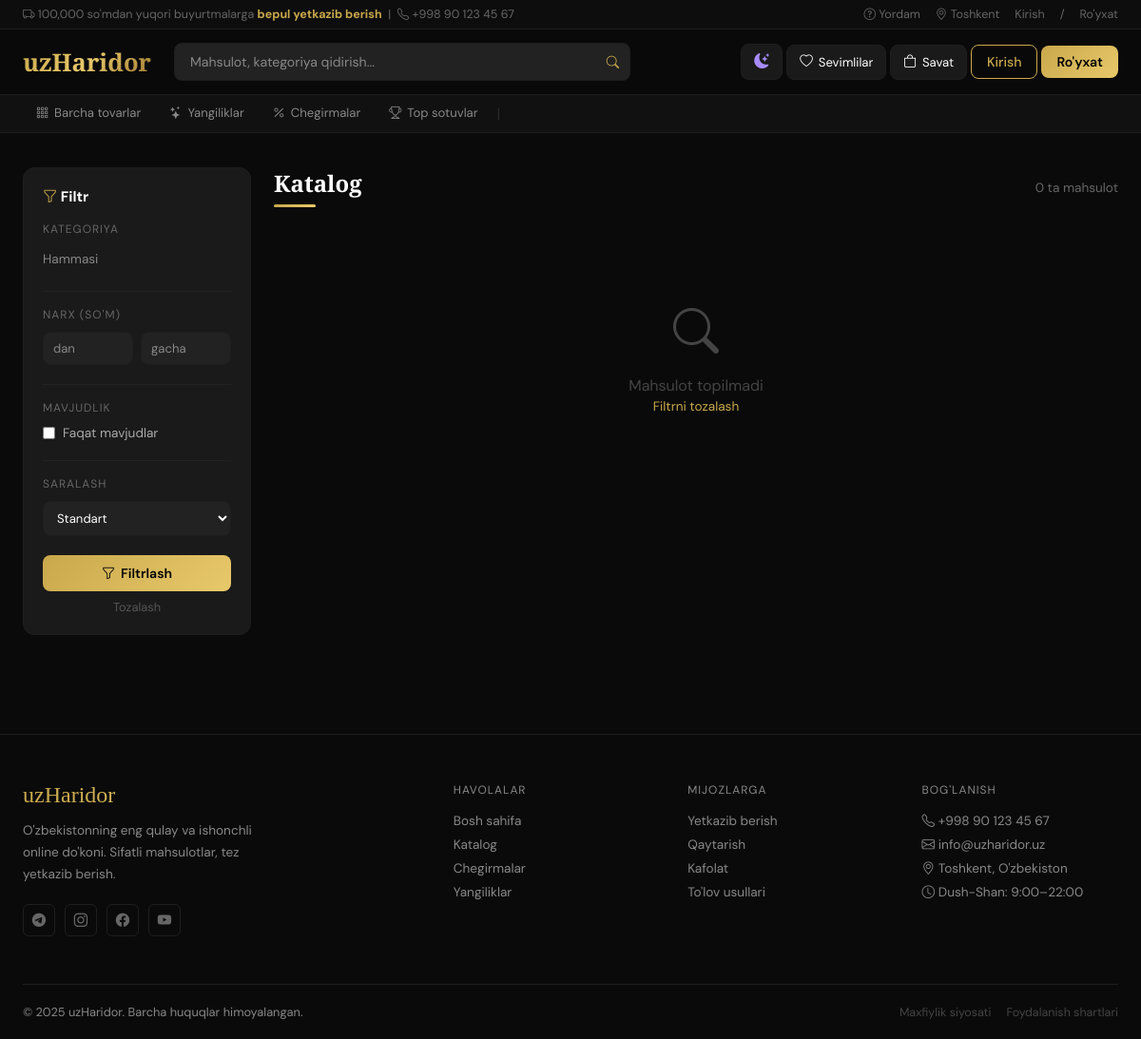
The app's page /catalog?category_id=4, older data.
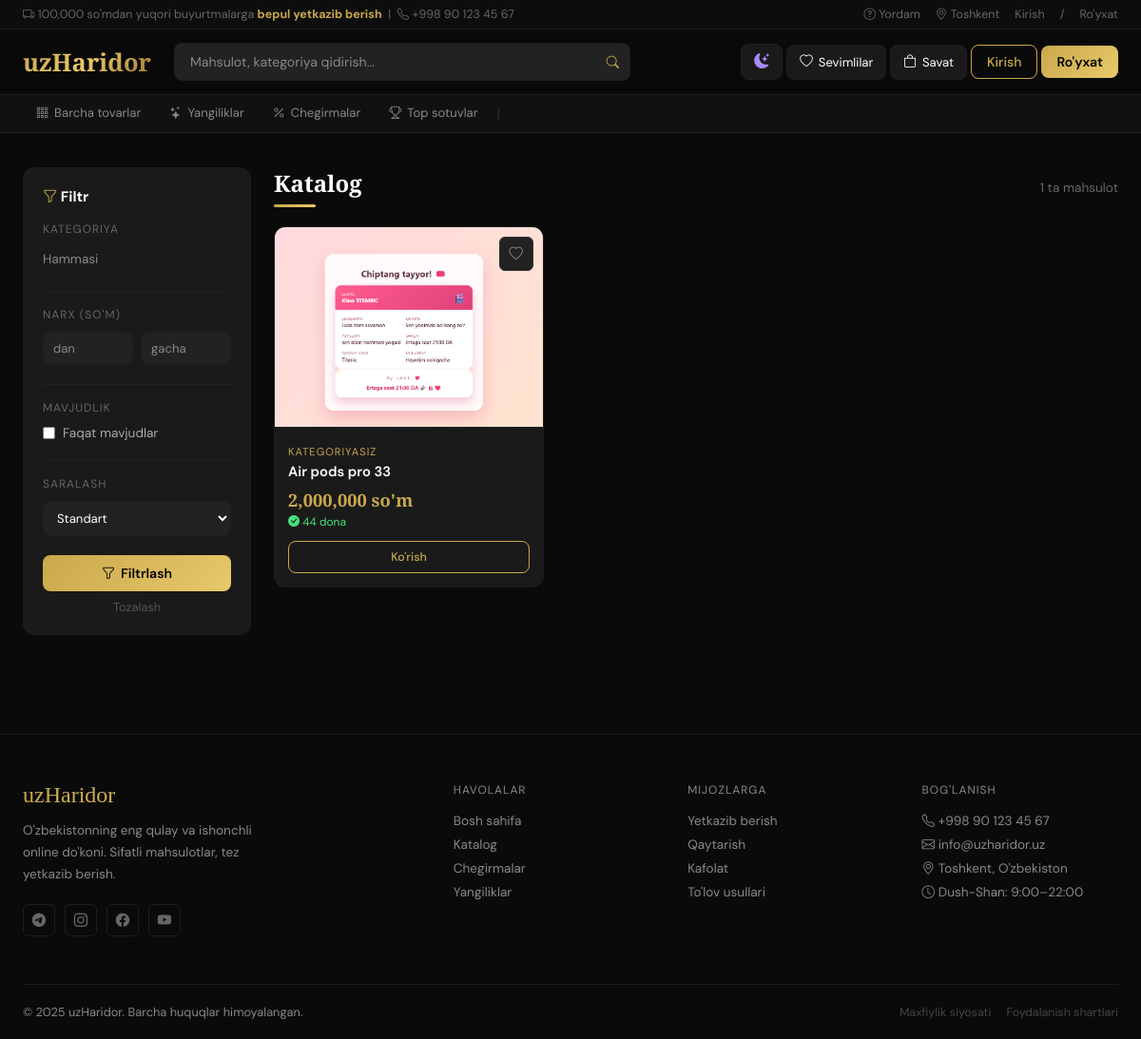
The same page, newer data.
### models.py (models this page shows)
class Product(Base):
    __tablename__ = "products"
    id = Column(Integer, primary_key=True)
    name = Column(String(200), nullable=False)
    description = Column(String(1000))
    price = Column(Float, nullable=False)
    stock = Column(Integer, default=0)
    image = Column(String(255))
    created_at = Column(DateTime, default=datetime.utcnow)
    category_id = Column(Integer, ForeignKey("categories.id"))
    category = relationship("Category", back_populates="products")

### main.py (the view)
@app.route("/catalog")
def catalog():
    db = get_db()
    from models import Product
    from sqlalchemy.orm import joinedload
    category_id = request.args.get("category_id")
    search      = request.args.get("q")
    min_price   = request.args.get("min_price")
    max_price   = request.args.get("max_price")
    in_stock    = request.args.get("in_stock")
    sort        = request.args.get("sort")
    query = db.query(Product).options(joinedload(Product.category))
    if category_id:
        query = query.filter(Product.category_id == int(category_id))
    if search:
        query = query.filter(Product.name.ilike(f"%{search}%"))
    if min_price:
        query = query.filter(Product.price >= float(min_price))
    if max_price:
        query = query.filter(Product.price <= float(max_price))
    if in_stock:
        query = query.filter(Product.stock > 0)
    if sort == "price_asc":
        query = query.order_by(Product.price.asc())
    elif sort == "price_desc":
        query = query.order_by(Product.price.desc())
    elif sort == "new":
        query = query.order_by(Product.created_at.desc())
    products   = query.all()
    categories = get_all_categories(db)
    result = render_template("catalog.html", products=products, categories=categories)
    db.close()
    return result

### main.py (called while the page is built)
def get_db():
    return SessionLocal()

### services/product_service.py (called while the page is built)
def get_all_categories(db):
    return db.query(Category).all()

### templates/catalog.html (shortened to what this page needs)
{% extends "base.html" %}
{% block content %}
<div style="display:grid; grid-template-columns:240px 1fr; gap:24px; padding:24px 0;">
    <div>
        <div style="background:var(--dark2); border:1px solid #1e1e1e; border-radius:12px; padding:20px; position:sticky; top:90px;">
            <div style="font-weight:700; color:#fff; margin-bottom:16px; font-size:0.95rem;"><i class="bi bi-funnel" style="color:var(--gold);"></i> Filtr</div>
            <form action="/catalog" method="get">
                <div style="margin-bottom:20px;">
                    <div style="font-size:0.75rem; color:#666; text-transform:uppercase; letter-spacing:1px; margin-bottom:10px;">Kategoriya</div>
                    <a href="/catalog" style="display:block; font-size:0.85rem; color:{% if not request.args.get('category_id') %}var(--gold){% else %}#888{% endif %}; text-decoration:none; padding:5px 0;">Hammasi</a>
                </div>
                <div style="margin-bottom:20px; border-top:1px solid #222; padding-top:16px;">
                    <div style="font-size:0.75rem; color:#666; text-transform:uppercase; letter-spacing:1px; margin-bottom:10px;">Narx (so'm)</div>
                    <div style="display:grid; grid-template-columns:1fr 1fr; gap:8px;">
                        <input type="number" name="min_price" placeholder="dan" value="{{ request.args.get('min_price','') }}" class="form-input" style="margin:0; padding:8px 10px; font-size:0.82rem;">
                        <input type="number" name="max_price" placeholder="gacha" value="{{ request.args.get('max_price','') }}" class="form-input" style="margin:0; padding:8px 10px; font-size:0.82rem;">
                    </div>
                </div>
                <div style="margin-bottom:20px; border-top:1px solid #222; padding-top:16px;">
                    <div style="font-size:0.75rem; color:#666; text-transform:uppercase; letter-spacing:1px; margin-bottom:10px;">Mavjudlik</div>
                    <label style="display:flex; align-items:center; gap:8px; cursor:pointer;">
                        <input type="checkbox" name="in_stock" value="1" {% if request.args.get('in_stock') %}checked{% endif %} style="accent-color:var(--gold);">
                        <span style="font-size:0.85rem; color:#aaa;">Faqat mavjudlar</span>
                    </label>
                </div>
                <div style="margin-bottom:20px; border-top:1px solid #222; padding-top:16px;">
                    <div style="font-size:0.75rem; color:#666; text-transform:uppercase; letter-spacing:1px; margin-bottom:10px;">Saralash</div>
                    <select name="sort" class="form-input" style="margin:0; padding:8px 10px; font-size:0.82rem;">
                        <option value="">Standart</option>
                    </select>
                </div>
                <button class="btn-gold" style="width:100%; justify-content:center; padding:10px;" type="submit">
                    <i class="bi bi-funnel"></i> Filtrlash
                </button>
                <a href="/catalog" style="display:block; text-align:center; color:#555; font-size:0.8rem; text-decoration:none; margin-top:8px;">Tozalash</a>
            </form>
        </div>
    </div>
    <div>
        <div style="display:flex; justify-content:space-between; align-items:center; margin-bottom:20px;">
            <div>
                <div class="section-title">Katalog</div>
                <div class="gold-line" style="margin-bottom:0;"></div>
            </div>
            <div style="color:#666; font-size:0.85rem;">{{ products|length }} ta mahsulot</div>
        </div>
        <div class="products-grid">
            {% for product in products %}
            <div class="product-card">
                <div style="position:relative;">
                    {% if product.image %}
                        <img src="/static/uploads/products/{{ product.image }}" class="product-img" alt="{{ product.name }}">
                    {% else %}
                        <div class="product-img-ph"><i class="bi bi-image"></i></div>
                    {% endif %}
                  <a href="/wishlist/toggle/{{ product.id }}" class="wishlist-btn" style="position:absolute; top:10px; right:10px;">
    <i class="bi bi-heart{% if product.id in session.get('wishlist', []) %}-fill{% endif %}"></i>
</a>
                </div>
                <div class="product-body">
                    <div class="product-cat">{{ product.category.name if product.category else 'Kategoriyasiz' }}</div>
                    <div class="product-name">{{ product.name }}</div>
                    <div class="product-price">{{ "{:,.0f}".format(product.price) }} so'm</div>
                    <div style="font-size:0.75rem; color:{% if product.stock > 0 %}#4ade80{% else %}#f87171{% endif %}; margin-bottom:12px;">
                        {% if product.stock > 0 %}<i class="bi bi-check-circle-fill"></i> {{ product.stock }} dona{% else %}<i class="bi bi-x-circle-fill"></i> Tugagan{% endif %}
                    </div>
                    <div class="product-actions">
                        <a href="/product/{{ product.id }}" class="btn-outline-gold" style="flex:1; justify-content:center; font-size:0.78rem; padding:8px;">Ko'rish</a>
                    </div>
                </div>
            </div>
            {% else %}
            <div style="grid-column:1/-1; text-align:center; padding:80px 0; color:#444;">
                <i class="bi bi-search" style="font-size:3rem; display:block; margin-bottom:14px;"></i>
                <p>Mahsulot topilmadi</p>
                <a href="/catalog" style="color:var(--gold); text-decoration:none; font-size:0.85rem;">Filtrni tozalash</a>
            </div>
            {% endfor %}
        </div>
    </div>
</div>
{% endblock %}

### templates/base.html (shortened to what this page needs)
<!DOCTYPE html>
<html lang="uz">
<head>
    <link href="https://cdn.jsdelivr.net/npm/bootstrap-icons@1.11.0/font/bootstrap-icons.css" rel="stylesheet">
</head>
<body>
<div class="topbar">
    <div class="topbar-inner">
        <div>
            <i class="bi bi-truck"></i> 100,000 so'mdan yuqori buyurtmalarga <strong style="color:var(--gold);">bepul yetkazib berish</strong>
            &nbsp;|&nbsp;
            <i class="bi bi-telephone"></i> <a href="tel:+998901234567">+998 90 123 45 67</a>
        </div>
        <div class="topbar-right" style="display:flex; gap:16px;">
            <a href="/"><i class="bi bi-question-circle"></i> Yordam</a>
            <a href="/"><i class="bi bi-geo-alt"></i> Toshkent</a>
            {% if session.user_id %}
                <a href="/profile" style="color:#aaa; text-decoration:none;"><i class="bi bi-person"></i> {{ session.fullname }}</a>
            {% else %}
                <a href="/login">Kirish</a> / <a href="/register">Ro'yxat</a>
            {% endif %}
        </div>
    </div>
</div>
<nav class="navbar">
    <div class="nav-inner">
        <a href="/" class="brand">uzHaridor</a>
        <form class="nav-search" action="/" method="get">
            <input type="text" name="q" placeholder="Mahsulot, kategoriya qidirish..." value="{{ request.args.get('q','') }}">
            <button type="submit"><i class="bi bi-search"></i></button>
        </form>
        <div class="nav-links">
            <button onclick="toggleTheme()" id="themeBtn" title="Yorug'/Tungi rejim"
                style="background:var(--bg2); border:1px solid var(--border); border-radius:8px; padding:9px 13px; color:var(--text); cursor:pointer; font-size:1rem; display:flex; align-items:center; gap:6px; transition:all 0.2s;">
                <i class="bi bi-moon-stars-fill" id="themeIcon"></i>
            </button>
            <a href="/wishlist" class="nav-icon-btn"><i class="bi bi-heart"></i> <span style="font-size:0.82rem;">Sevimlilar</span></a>
            <a href="/cart" class="nav-icon-btn">
                <i class="bi bi-bag"></i> <span style="font-size:0.82rem;">Savat</span>
            </a>
            {% if session.user_id %}
                <a href="/orders" class="nav-link"><i class="bi bi-receipt"></i> Buyurtmalar</a>
                {% if session.is_admin %}<a href="/admin" class="nav-link" style="color:var(--gold);"><i class="bi bi-shield-check"></i> Admin</a>{% endif %}
                <a href="/logout" class="nav-link">Chiqish</a>
            {% else %}
                <a href="/login" class="btn-outline-gold" style="padding:8px 16px;">Kirish</a>
                <a href="/register" class="btn-gold" style="padding:8px 16px;">Ro'yxat</a>
            {% endif %}
        </div>
    </div>
</nav>
<div class="cat-nav">
    <div class="cat-nav-inner">
        <a href="/" class="cat-nav-link {% if not request.args.get('category_id') and request.path=='/' %}active{% endif %}">
            <i class="bi bi-grid-3x3-gap"></i> Barcha tovarlar
        </a>
        <a href="/?sort=new" class="cat-nav-link"><i class="bi bi-stars"></i> Yangiliklar</a>
        <a href="/?sort=sale" class="cat-nav-link"><i class="bi bi-percent"></i> Chegirmalar</a>
        <a href="/?sort=top" class="cat-nav-link"><i class="bi bi-trophy"></i> Top sotuvlar</a>
        <span style="color:#2a2a2a; padding:0 4px;">|</span>
    </div>
</div>
<div class="container">
    <div class="alerts">
    </div>
    {% block content %}{% endblock %}
</div>
<footer>
    <div class="container">
        <div class="footer-top">
            <div>
                <div class="footer-brand">uzHaridor</div>
                <p class="footer-desc">O'zbekistonning eng qulay va ishonchli online do'koni. Sifatli mahsulotlar, tez yetkazib berish.</p>
                <div class="social-links" style="margin-top:20px;">
                    <a href="#" class="social-link"><i class="bi bi-telegram"></i></a>
                    <a href="#" class="social-link"><i class="bi bi-instagram"></i></a>
                    <a href="#" class="social-link"><i class="bi bi-facebook"></i></a>
                    <a href="#" class="social-link"><i class="bi bi-youtube"></i></a>
                </div>
            </div>
            <div>
                <div class="footer-title">Havolalar</div>
                <a href="/" class="footer-link">Bosh sahifa</a>
                <a href="/catalog" class="footer-link">Katalog</a>
                <a href="#" class="footer-link">Chegirmalar</a>
                <a href="#" class="footer-link">Yangiliklar</a>
            </div>
            <div>
                <div class="footer-title">Mijozlarga</div>
                <a href="#" class="footer-link">Yetkazib berish</a>
                <a href="#" class="footer-link">Qaytarish</a>
                <a href="#" class="footer-link">Kafolat</a>
                <a href="#" class="footer-link">To'lov usullari</a>
            </div>
            <div>
                <div class="footer-title">Bog'lanish</div>
                <a href="tel:+998901234567" class="footer-link"><i class="bi bi-telephone"></i> +998 90 123 45 67</a>
                <a href="mailto:info@uzharidor.uz" class="footer-link"><i class="bi bi-envelope"></i> info@uzharidor.uz</a>
                <p class="footer-link"><i class="bi bi-geo-alt"></i> Toshkent, O'zbekiston</p>
                <p class="footer-link"><i class="bi bi-clock"></i> Dush-Shan: 9:00–22:00</p>
            </div>
        </div>
        <div class="footer-bottom">
            <span>© 2025 uzHaridor. Barcha huquqlar himoyalangan.</span>
            <div style="display:flex; gap:16px;">
                <a href="#" style="color:#444; text-decoration:none; font-size:0.78rem;">Maxfiylik siyosati</a>
                <a href="#" style="color:#444; text-decoration:none; font-size:0.78rem;">Foydalanish shartlari</a>
            </div>
        </div>
    </div>
</footer>
</body>
</html>

Row changes from the older to the newer data that the page shows:
now on this page (row edited): Product: image (picture), category "KATEGORIYASIZ", name "Air pods pro 33", price "2,000,000", stock "44"
Text that changed along with them:
{{ products|length }}: "0" → "1"
text no longer shown: "Mahsulot topilmadi Filtrni tozalash"
